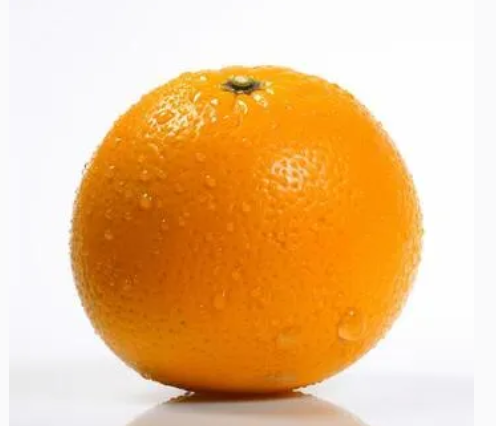
#> input picture TP1/naranja.jpg, 496 x 426 px, found by its file name
$ python 'ejercicio_19_Transformaciones y filtros copy.py'
#> lines starting #> are read from the running program, lines starting #| are printed output that depends on the picture
"""
19
Realce y máscara de enfoque
Realzá una foto de dos maneras: con el kernel de
sharpening de la sección 2 y con unsharp masking
(original + k · (original - suavizada)). Probá k en
 {0.5, 1.0, 2.0} y describí a partir de qué valor aparecen halos.
"""


import cv2
import numpy as np
import matplotlib.pyplot as plt

ALFA = 1.4
RUTA="TP1/naranja.jpg"
BETA = 20


def main():

    img = cv2.imread(RUTA)
#> img is the input picture: shape (426, 496, 3); mean B, G, R 143.9, 193.7, 236.5

     # Kernel de sharpening
    kernel_sharpening = np.array([
        [0, -1, 0],
        [-1, 5, -1],
        [0, -1, 0]
    ], dtype=np.float32)

    resultado_sharpening = cv2.filter2D(
        img,
        -1,
        kernel_sharpening
    )

    # Imagen suavizada para unsharp masking
    suavizada = cv2.GaussianBlur(
        img,
        (5, 5),
        0
    )

    valores_k = [0.5, 1.0, 2.0, 2.5, 3.0, 3.5, 4.0] #suavizado leve, moderado, fuerte

    resultados = []

    for k in valores_k:

        detalle = img.astype(np.float32) - suavizada.astype(np.float32)

        resultado = (
            img.astype(np.float32) + k * detalle
        )

        resultado = np.clip(
            resultado,
            0,
            255
        ).astype(np.uint8)

        resultados.append((k, resultado))
#> this loop made 7 passes
#> pass 1, in main, `detalle = img.astype(np.float32) - suavizada.astype(np.float32)`:
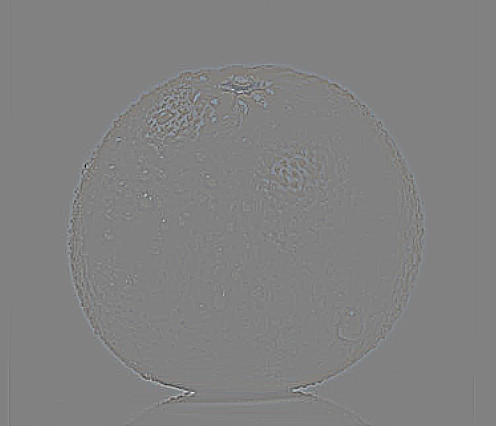
#> detalle: shape (426, 496, 3) float32; mean B, G, R 0, 0, 0; drawn with min black and max white
#> pass 2, in main, `resultado = ( img.astype(np.float32) + k * detalle )`:
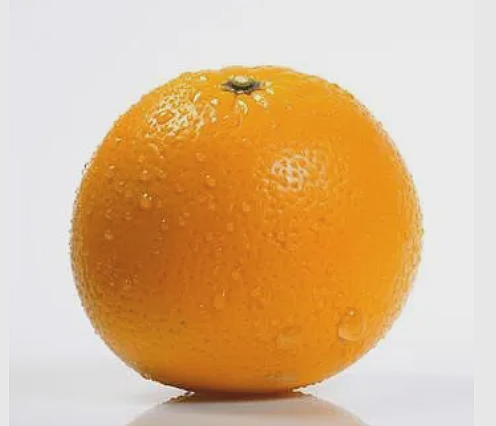
#> resultado: shape (426, 496, 3) float32; mean B, G, R 143.9, 193.7, 236.4; drawn with min black and max white
#> after the loop, resultados = 7 items

    # Mostrar resultados
    plt.figure(figsize=(17, 8))

    plt.subplot(2, 5, 1)
    plt.imshow(cv2.cvtColor(img, cv2.COLOR_BGR2RGB))
    plt.title("Original")
    plt.axis("off")

    plt.subplot(2, 5, 2)
    plt.imshow(cv2.cvtColor(resultado_sharpening, cv2.COLOR_BGR2RGB))
    plt.title("Sharpening")
    plt.axis("off")

    for i, (k, resultado) in enumerate(resultados):

        plt.subplot(2, 5, i +2 )

        plt.imshow(
            cv2.cvtColor(resultado, cv2.COLOR_BGR2RGB)
        )

        plt.title(f"Unsharp masking - k = {k}")
        plt.axis("off")
#> this loop made 7 passes
#> k on passes 1 to 7: 0.5, 1, 2, 2.5, 3, 3.5, 4

    plt.tight_layout()
    plt.show()
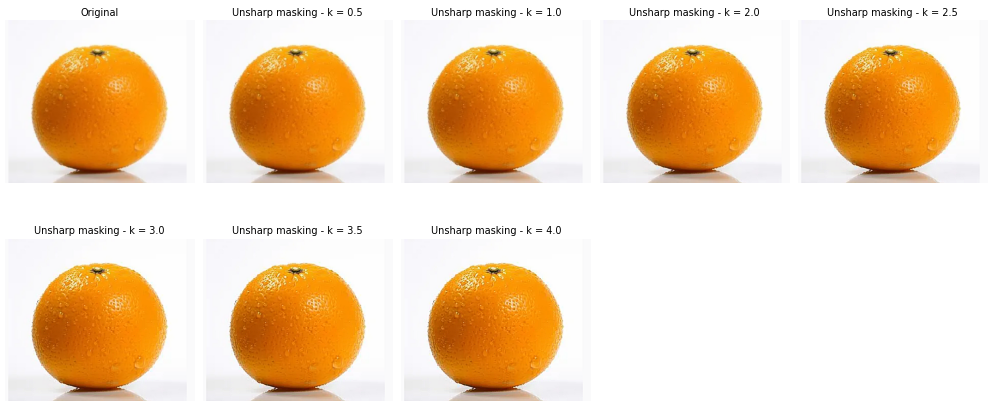
#> figure drawn by matplotlib, 8 panels

    # Guardar resultados
    cv2.imwrite(
        "realce_sharpening.png",
        resultado_sharpening
    )

    for k, resultado in resultados:

        nombre = f"unsharp_k_{k}.png"

        cv2.imwrite(
            nombre,
            resultado
        )
#> this loop made 7 passes
#> (k, nombre) on passes 1, 4, 5, 6, 7: (0.5, 'unsharp_k_0.5.png'), (2.5, 'unsharp_k_2.5.png'), (3, 'unsharp_k_3.0.png'), (3.5, 'unsharp_k_3.5.png'), (4, 'unsharp_k_4.0.png')
#> nombre on passes 2 to 3: 'unsharp_k_1.0.png', 'unsharp_k_2.0.png'

'''
En el unsharp masking, al aumentar el valor de k se incrementa
progresivamente el realce de los detalles y bordes.
En la imagen analizada no se observaron halos evidentes
con k = 0,5, 1,0, 2,0 ni 3,0. A partir de k = 4,0 comenzaron
a observarse halos alrededor de algunos bordes,
y el efecto se vuelve más marcado al continuar aumentando k.
'''

if __name__ == "__main__":
    main()

$ run again, with TP1/hoja_cuadriculada.png saved as TP1/naranja.jpg
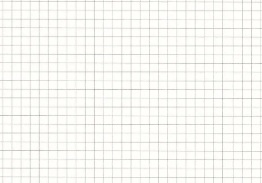
#> input picture TP1/hoja_cuadriculada.png, 262 x 183 px, found by its file name
#> in main, img is the input picture: shape (183, 262, 3); mean B, G, R 242.9, 247.2, 247.4
#> the loop in main, `for k in valores_k: ` made 7 passes
#> pass 1, in main, `detalle = img.astype(np.float32) - suavizada.astype(np.float32)`:
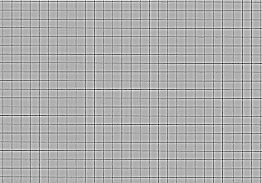
#> detalle: shape (183, 262, 3) float32; mean B, G, R 0.1, 0.1, 0.1; drawn with min black and max white
#> pass 1, in main, `resultado = ( img.astype(np.float32) + k * detalle )`:
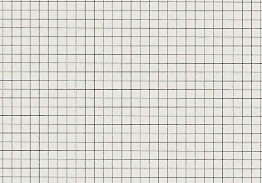
#> resultado: shape (183, 262, 3) float32; mean B, G, R 242.9, 247.2, 247.4; drawn with min black and max white
#> after the loop in main, `for k in valores_k:`: resultados = 7 items
#> the loop in main, `for i, (k, resultado) in enumerate(resultados): ` made 7 passes
#> k on passes 1 to 7: 0.5, 1, 2, 2.5, 3, 3.5, 4
#> the loop in main, `for k, resultado in resultados: ` made 7 passes
#> (k, nombre) on passes 1, 4, 5, 6, 7: (0.5, 'unsharp_k_0.5.png'), (2.5, 'unsharp_k_2.5.png'), (3, 'unsharp_k_3.0.png'), (3.5, 'unsharp_k_3.5.png'), (4, 'unsharp_k_4.0.png')
